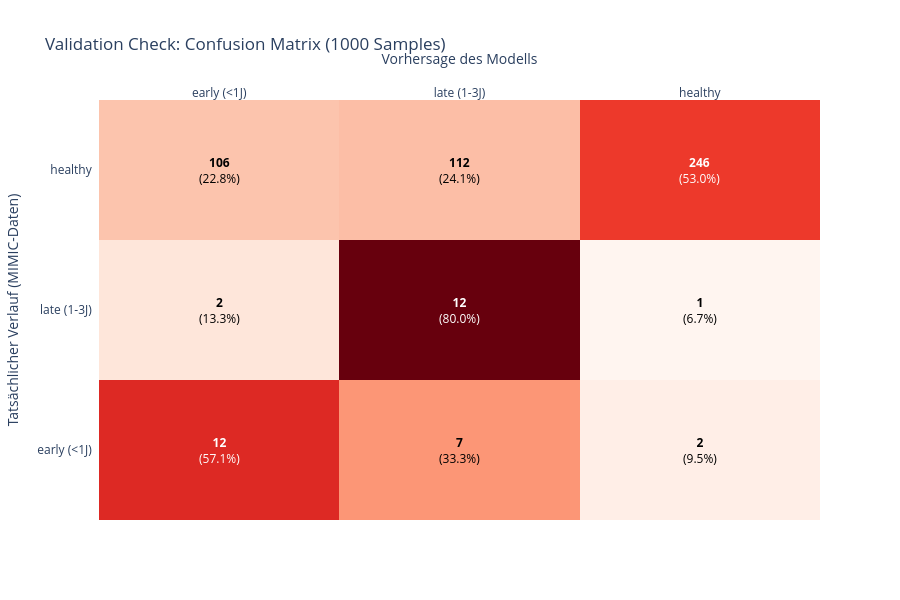

The notebook cell this image was saved under:
### Markdown cell above
# 5. Visualisation Prediction Performance

### Code cell
if sample: 
    X_val = X_val_sample
    y_val = y_val_sample
else: 
    X_val = X_val
    y_val = y_val
# 1. Normalisierung der Confusion Matrix (Zeilenweise)
# Wie viel % der tatsächlichen Klasse wurden wie vorhergesagt?
# WICHTIG: Wir vergleichen hier mit y_val_sample, da wir nur darauf vorhergesagt haben!

cm = confusion_matrix(y_val, y_val_pred)
cm_perc = cm.astype('float') / cm.sum(axis=1)[:, np.newaxis]

labels = ['early (<1J)', 'late (1-3J)', 'healthy']

# 2. Text für die Boxen (Absolute Zahl + Prozent)
annot_text = [
    [f"<b>{val}</b><br>({perc:.1%})" for val, perc in zip(row_val, row_perc)]
    for row_val, row_perc in zip(cm, cm_perc)
]

# 3. Interaktive Heatmap
fig = ff.create_annotated_heatmap(
    cm_perc, 
    x=labels, 
    y=labels, 
    annotation_text=annot_text, 
    colorscale='Reds' # 'Reds' hebt die Treffer besser hervor
)
if sample:
    fig.update_layout(
        title='Validation Check: Confusion Matrix (1000 Samples)',
        xaxis_title="Vorhersage des Modells",
        yaxis_title="Tatsächlicher Verlauf (MIMIC-Daten)",
        template="plotly_white",
        height=600
    )
else:
    fig.update_layout(
        title='Validation Check: Confusion Matrix (3000 Samples)',
        xaxis_title="Vorhersage des Modells",
        yaxis_title="Tatsächlicher Verlauf (MIMIC-Daten)",
        template="plotly_white",
        height=600
    )

fig.show()

### Figure 1 — Plotly figure (JSON) as saved in the notebook; plotly's stock layout.template omitted (floating-point values rounded to 4 significant figures)
{"data": [{"colorscale": [[0, "rgb(255,245,240)"], [0.125, "rgb(254,224,210)"], [0.25, "rgb(252,187,161)"], [0.375, "rgb(252,146,114)"], [0.5, "rgb(251,106,74)"], [0.625, "rgb(239,59,44)"], [0.75, "rgb(203,24,29)"], [0.875, "rgb(165,15,21)"], [1, "rgb(103,0,13)"]], "reversescale": false, "showscale": false, "type": "heatmap", "x": ["early (<1J)", "late (1-3J)", "healthy"], "y": ["early (<1J)", "late (1-3J)", "healthy"], "z": [[0.5714, 0.3333, 0.09524], [0.1333, 0.8, 0.06667], [0.2284, 0.2414, 0.5302]]}], "layout": {"annotations": [{"font": {"color": "#FFFFFF"}, "showarrow": false, "text": "<b>12</b><br>(57.1%)", "x": "early (<1J)", "xref": "x", "y": "early (<1J)", "yref": "y"}, {"font": {"color": "#000000"}, "showarrow": false, "text": "<b>7</b><br>(33.3%)", "x": "late (1-3J)", "xref": "x", "y": "early (<1J)", "yref": "y"}, {"font": {"color": "#000000"}, "showarrow": false, "text": "<b>2</b><br>(9.5%)", "x": "healthy", "xref": "x", "y": "early (<1J)", "yref": "y"}, {"font": {"color": "#000000"}, "showarrow": false, "text": "<b>2</b><br>(13.3%)", "x": "early (<1J)", "xref": "x", "y": "late (1-3J)", "yref": "y"}, {"font": {"color": "#FFFFFF"}, "showarrow": false, "text": "<b>12</b><br>(80.0%)", "x": "late (1-3J)", "xref": "x", "y": "late (1-3J)", "yref": "y"}, {"font": {"color": "#000000"}, "showarrow": false, "text": "<b>1</b><br>(6.7%)", "x": "healthy", "xref": "x", "y": "late (1-3J)", "yref": "y"}, {"font": {"color": "#000000"}, "showarrow": false, "text": "<b>106</b><br>(22.8%)", "x": "early (<1J)", "xref": "x", "y": "healthy", "yref": "y"}, {"font": {"color": "#000000"}, "showarrow": false, "text": "<b>112</b><br>(24.1%)", "x": "late (1-3J)", "xref": "x", "y": "healthy", "yref": "y"}, {"font": {"color": "#FFFFFF"}, "showarrow": false, "text": "<b>246</b><br>(53.0%)", "x": "healthy", "xref": "x", "y": "healthy", "yref": "y"}], "height": 600, "title": {"text": "Validation Check: Confusion Matrix (1000 Samples)"}, "xaxis": {"dtick": 1, "gridcolor": "rgb(0, 0, 0)", "side": "top", "ticks": "", "title": {"text": "Vorhersage des Modells"}}, "yaxis": {"dtick": 1, "ticks": "", "ticksuffix": "  ", "title": {"text": "Tatsächlicher Verlauf (MIMIC-Daten)"}}}}
